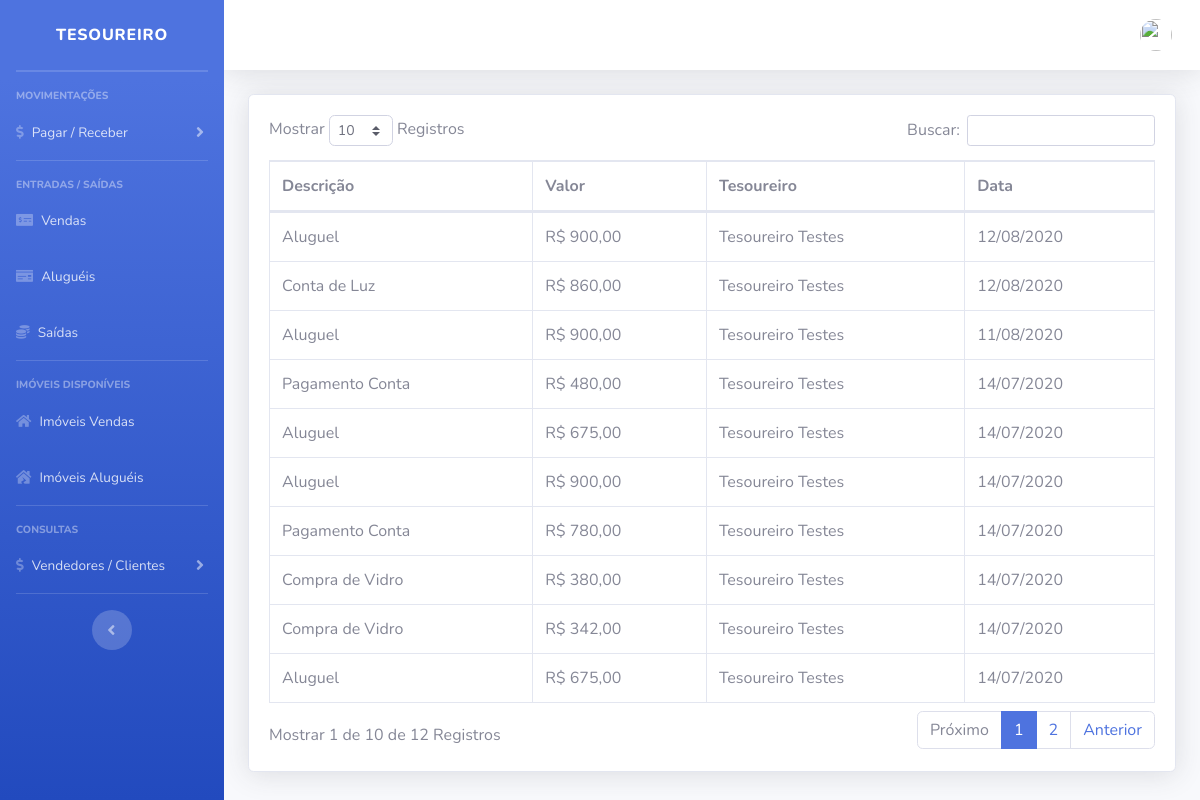
/imobiliaria/sistema/painel-tesouraria/index.php?pag=saidas, run on the app's committed database.
### tables this page shows
CREATE TABLE `saidas` (
  `id` int(11) NOT NULL,
  `valor` decimal(10,2) NOT NULL,
  `tesoureiro` varchar(20) NOT NULL,
  `descricao` varchar(30) NOT NULL,
  `data` date NOT NULL
);

CREATE TABLE `tesoureiros` (
  `id` int(11) NOT NULL,
  `nome` varchar(50) NOT NULL,
  `cpf` varchar(20) NOT NULL,
  `telefone` varchar(15) NOT NULL,
  `email` varchar(50) NOT NULL,
  `endereco` varchar(100) NOT NULL,
  `foto` varchar(100) NOT NULL,
  `descricao` varchar(90) DEFAULT NULL,
  `twitter` varchar(150) DEFAULT NULL,
  `facebook` varchar(150) DEFAULT NULL
);

### imobiliaria/sistema/painel-tesouraria/saidas.php (the view, shortened to what this page needs)
<?php
include_once("../../conexao.php");
?>
<div class="card shadow mb-4">
    <div class="card-body">
        <div class="table-responsive">
            <table class="table table-bordered" id="dataTable" width="100%" cellspacing="0">
                <thead>
                    <tr>
                        <th>Descrição</th>
                        <th>Valor</th>
                        <th>Tesoureiro</th>
                        <th>Data</th>
                    </tr>
                </thead>
                <tbody>
                     <?php
                  $query = $pdo->query("SELECT * FROM saidas order by id desc  ");
                  $res = $query->fetchAll(PDO::FETCH_ASSOC);
                  for ($i=0; $i < count($res); $i++) {
                      $data = $res[$i]['data'];
                      $valor = $res[$i]['valor'];
                      $tesoureiro = $res[$i]['tesoureiro'];
                      $descricao = $res[$i]['descricao'];
                      $data = implode('/', array_reverse(explode('-', $data)));
                      $valor = number_format($valor, 2, ',', '.');
                       $res_2 = $pdo->query("SELECT * FROM tesoureiros where cpf = '" . $tesoureiro . "' ");
                    $dados_2 = $res_2->fetchAll(PDO::FETCH_ASSOC);
                    @$nomeTesoureiro = $dados_2[0]['nome'];
                      ?>
                    <tr>
                        <td><?php echo $descricao ?></td>
                        <td>R$ <?php echo $valor ?></td>
                        <td><?php echo $nomeTesoureiro ?></td>
                        <td><?php echo $data ?></td>
                    </tr>
                   <?php } ?>
                </tbody>
            </table>
        </div>
    </div>
</div>

### data on the page
saidas: descricao "Aluguel", valor "900,00", tesoureiros.nome "Tesoureiro Testes", data "12/08/2020"
saidas: descricao "Conta de Luz", valor "860,00", tesoureiros.nome "Tesoureiro Testes", data "12/08/2020"
saidas: descricao "Aluguel", valor "900,00", tesoureiros.nome "Tesoureiro Testes", data "11/08/2020"
saidas: descricao "Pagamento Conta", valor "480,00", tesoureiros.nome "Tesoureiro Testes", data "14/07/2020"
saidas: descricao "Aluguel", valor "675,00", tesoureiros.nome "Tesoureiro Testes", data "14/07/2020"
saidas: descricao "Aluguel", valor "900,00", tesoureiros.nome "Tesoureiro Testes", data "14/07/2020"
saidas: descricao "Pagamento Conta", valor "780,00", tesoureiros.nome "Tesoureiro Testes", data "14/07/2020"
saidas: descricao "Compra de Vidro", valor "380,00", tesoureiros.nome "Tesoureiro Testes", data "14/07/2020"
saidas: descricao "Compra de Vidro", valor "342,00", tesoureiros.nome "Tesoureiro Testes", data "14/07/2020"
saidas: descricao "Aluguel", valor "675,00", tesoureiros.nome "Tesoureiro Testes", data "14/07/2020"
